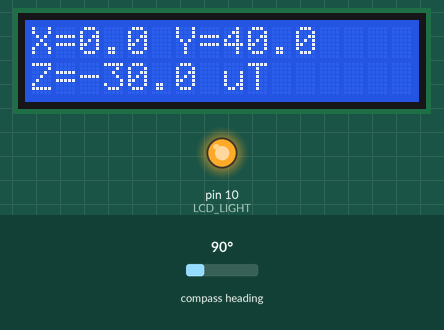
The sketch below on a simulated Arduino Uno, built with avr-gcc and run on an emulated ATmega328P. On the bench: 16×2 character LCD, output pins drawn as LEDs (lit = HIGH). The test bench sets the inputs (shaded band); at power-on: compass heading 90°.

Above: at 2.2 s.
2.3 s: compass heading set to 7°
At 4.2 s:
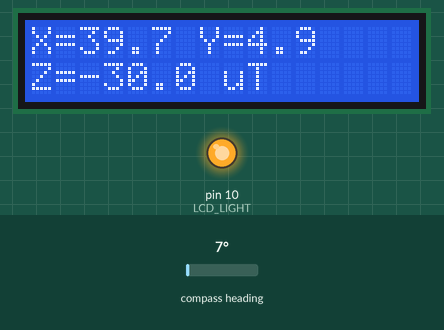
4.5 s: compass heading set to 180°
At 6.2 s:
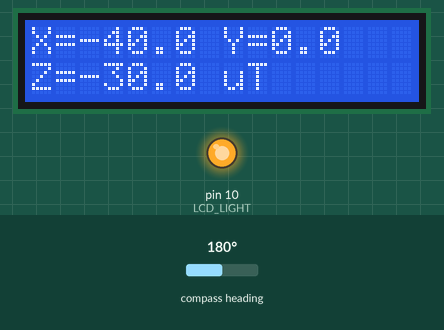
6.5 s: compass heading set to 269°
At 8.3 s:
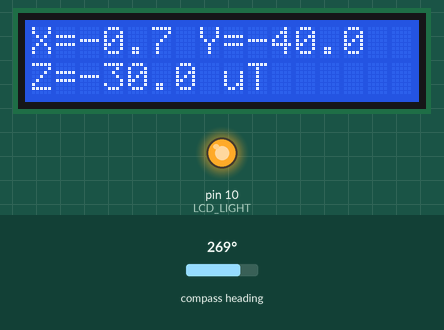
Timing chart, 0 to 9.8 s (numbered marks = the images above; inputs shaded):
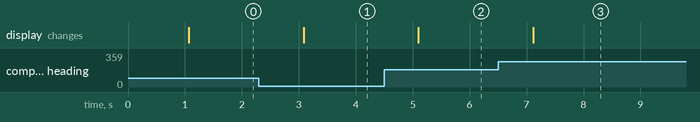

The sketch:

Magnetometer_LCD.ino
```cpp
#include <LiquidCrystal.h>
#include <Adafruit_HMC5883_U.h>

/*
  The circuit:
   LCD RS pin to digital pin 8
   LCD Enable pin to digital pin 9
   LCD D4 pin to digital pin 4
   LCD D5 pin to digital pin 5
   LCD D6 pin to digital pin 6
   LCD D7 pin to digital pin 7
   LCD R/W pin to ground
   LCD VSS pin to ground
   LCD VCC pin to 5V
*/

Adafruit_HMC5883_Unified mag = Adafruit_HMC5883_Unified(15883);

LiquidCrystal lcd(8, 9, 4, 5, 6, 7);

#define LCD_LIGHT 10
#define KEYBOARD A0

void setup()
{
  Serial.begin(9600);
  if (!mag.begin())
  {
    Serial.println("Could not find a valid HMC5883L sensor!");
  }
  delay(1000);
  pinMode(LCD_LIGHT, OUTPUT);
  digitalWrite(LCD_LIGHT, true);
  lcd.begin(16, 2);
}

void loop()
{
  sensors_event_t m_event;
  mag.getEvent(&m_event);
  float mx = m_event.magnetic.x;
  float my = m_event.magnetic.y;
  float mz = m_event.magnetic.z;
  lcd.clear();
  lcd.setCursor(0, 0);
  lcd.print("X=" + String(mx, 1) + " Y=" + String(my, 1));
  lcd.setCursor(0, 1);
  lcd.print("Z=" + String(mz, 1) + " uT");
  delay(1000);
}

int read_keyboard()
{
  int sensor_data = analogRead(KEYBOARD);
  if (sensor_data < 20) {
    return 1;
  } else if ((sensor_data > 120) && (sensor_data < 160)) {
    return 2;
  } else if ((sensor_data > 290) && (sensor_data < 330)) {
    return 3;
  } else if ((sensor_data > 460) && (sensor_data < 510)) {
    return 4;
  } else if ((sensor_data > 700) && (sensor_data < 750)) {
    return 5;
  } else {
    return 0;
  }
}
```

Measured:
- after the input at 2.3 s, the display: changes after 0.78 s (image 1)
- after the input at 4.5 s, the display: changes after 0.60 s (image 2)
- after the input at 6.5 s, the display: changes after 0.61 s (image 3)
